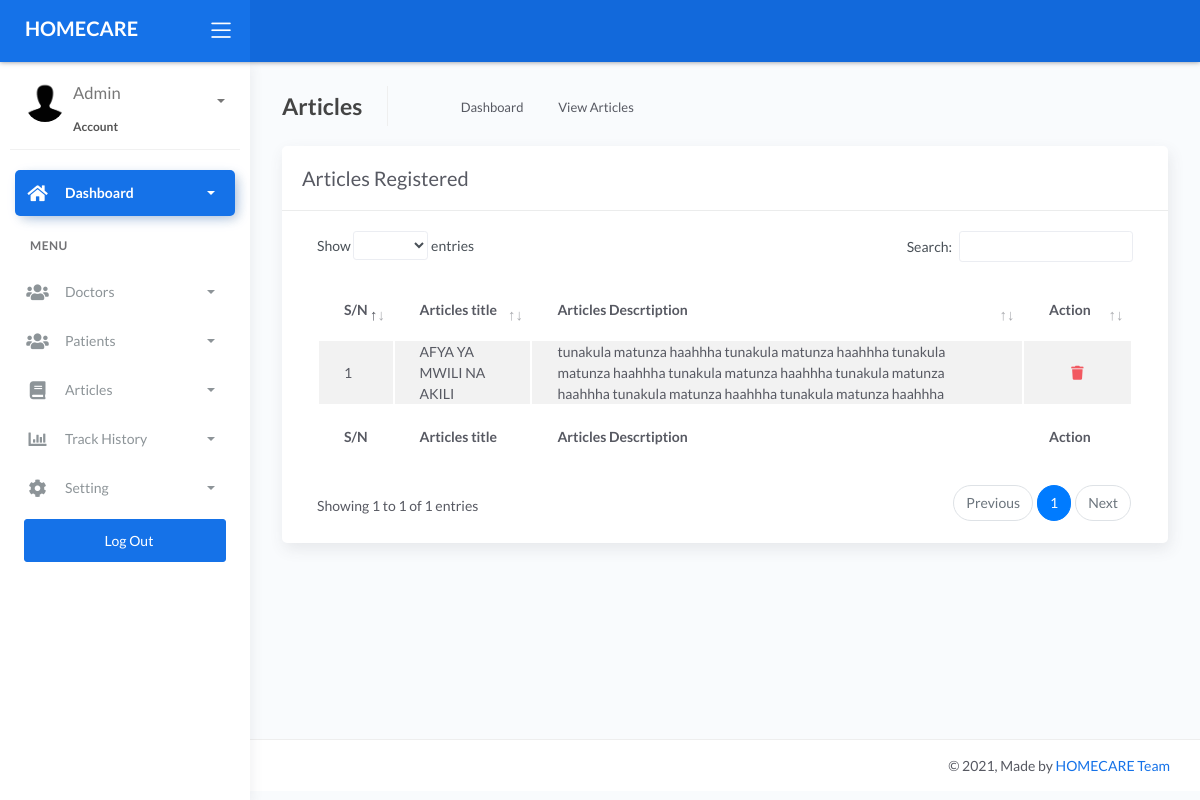
The page /admin/view_news.php (signed in) on the database its author committed.
### tables this page shows
CREATE TABLE `articles` (
  `id` int(11) NOT NULL,
  `title` text NOT NULL,
  `description` text NOT NULL,
  `image_name` text NOT NULL,
  `post_date` text NOT NULL
);

### admin/view_news.php (the view, shortened to what this page needs)
<?php
include('includes/config.php');
?>
<!DOCTYPE html>
<html lang="en">
<head>
	<link rel="stylesheet" href="assets/css/bootstrap.min.css">
	<link rel="stylesheet" href="assets/css/atlantis.min.css">
	<link rel="stylesheet" href="assets/css/demo.css">
</head>
<body>
	<div class="wrapper">
		<div class="main-header">
			<div class="logo-header" data-background-color="blue">
				<a href="index.php" class="logo">
					<span style="color:white;font-size:20px;font-weight:bold;">HOMECARE</span>
				</a>
				<div class="nav-toggle">
					<button class="btn btn-toggle toggle-sidebar">
						<i class="icon-menu"></i>
					</button>
				</div>
			</div>
			<nav class="navbar navbar-header navbar-expand-lg" data-background-color="blue2">
			</nav>
		</div>
		<div class="sidebar sidebar-style-2">
			<div class="sidebar-wrapper scrollbar scrollbar-inner">
				<div class="sidebar-content">
					<div class="user">
						<div class="avatar-sm float-left mr-2">
							<img src="assets/img/profile.jpg" alt="..." class="avatar-img rounded-circle">
						</div>
						<div class="info">
							<a data-toggle="collapse" href="#collapseExample" aria-expanded="true">
								<span>
									<h4><?php
							$fullname =  $_SESSION['fname'];
							echo "$fullname";
					     	 ?></h4>
									<span class="user-level">Account</span>
									<span class="caret"></span>
								</span>
							</a>
						</div>
					</div>
					<ul class="nav nav-primary">
						<?php include("side_menu.php"); ?>
					</ul>
				</div>
			</div>
		</div>
		<div class="main-panel">
			<div class="content">
				<div class="page-inner">
					<div class="page-header">
						<h4 class="page-title">Articles</h4>
						<ul class="breadcrumbs">
							<li class="nav-home">
								<a href="#">
									<i class="flaticon-home"></i>
								</a>
							</li>
							<li class="separator">
								<i class="flaticon-right-arrow"></i>
							</li>
							<li class="nav-item">
								<a href="#">Dashboard</a>
							</li>
							<li class="separator">
								<i class="flaticon-right-arrow"></i>
							</li>
							<li class="nav-item">
								<a href="#">View Articles</a>
							</li>
						</ul>
					</div>
					<div class="row">
						<div class="col-md-12">
							<div class="card">
								<div class="card-header">
									<div class="d-flex align-items-center">
										<h4 class="card-title">Articles Registered</h4>
									</div>
								</div>
								<div class="card-body">
									<div class="table-responsive">
										<table id="add-row" class="display table table-striped table-hover" >
											<thead>
												<tr>
													<th>S/N</th>
													<th>Articles title</th>
													<th>Articles Descrtiption</th>
													<th>Action</th>
												</tr>
											</thead>
											<tfoot>
												<tr>
													<th>S/N</th>
													<th>Articles title</th>
													<th>Articles Descrtiption</th>
													<th>Action</th>
												</tr>
											</tfoot>
											<tbody>
										<?php
										$sql = "SELECT * from  articles order by id asc";
                                        $query = $dbh -> prepare($sql);
                                        $query->execute();
                                        $results=$query->fetchAll(PDO::FETCH_OBJ);
                                        $cnt=1;
                                        if($query->rowCount() > 0)
                                        {
                                            foreach($results as $result)
                                                {               ?>
												<tr>
													<td><?php echo htmlentities($cnt);?></td>
													<td><?php echo htmlentities($result->title);?></td>
													<td><?php echo htmlentities($result->description);?></td>
													<td>
														<div class="form-button-action">
															<a href="view_news.php?id=<?php echo $result->id;?>" onclick="return confirm('Do you want to Delete this Articles?,You Can not Undo Changes..');">
															<button type="button" data-toggle="tooltip" title="" class="btn btn-link btn-danger" data-original-title="Remove Doctor">
																<i class="fa fa-trash"></i>
															</button>
															</a>
														</div>
													</td>
												</tr>
										 <?php $cnt=$cnt+1; }} ?>
											</tbody>
										</table>
									</div>
								</div>
							</div>
						</div>
					</div>
				</div>
			</div>
			<footer class="footer">
				<div class="container-fluid">
					<div class="copyright ml-auto">
					&copy	2021, Made by <a href="https://www.instagram.com/isofttz">HOMECARE Team</a>
					</div>
				</div>
			</footer>
		</div>
	</div>
</body>
</html>

### rows shown on the page
articles: title "AFYA YA MWILI NA AKILI", description "tunakula matunza haahhha tunakula matunza haahhha tunakula matunza haahhha tunakula matunza haahhha tunakula matunza haahhha tunakula matunza haahhha tunakula matunza haahhha"

### other values the page prints
$fullname "Admin"
